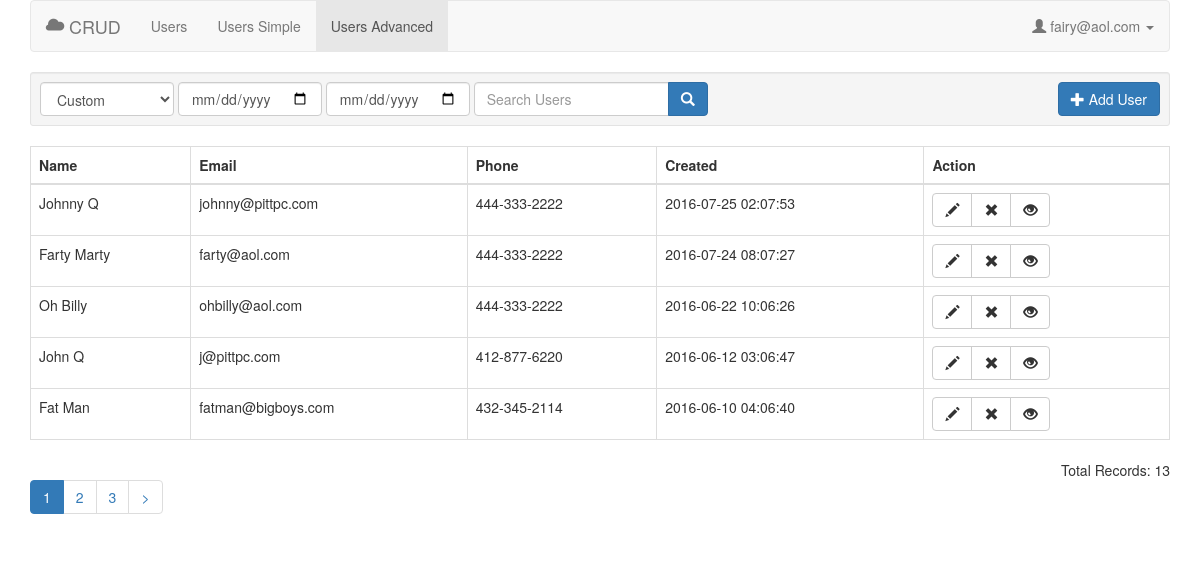
/users_advanced.php (signed in), run on the app's committed database.
### tables this page shows
CREATE TABLE `users` (
  `user_id` int(10) NOT NULL,
  `email` varchar(100) NOT NULL,
  `password` varchar(100) NOT NULL,
  `first_name` varchar(100) NOT NULL,
  `last_name` varchar(100) NOT NULL,
  `phone` varchar(10) NOT NULL,
  `avatar` varchar(200) NOT NULL,
  `user_created` int(10) NOT NULL,
  `user_modified` int(10) NOT NULL,
  `activation_code` int(10) NOT NULL
);

### config.php (called while the page is built, shortened)
<?php
	$config_date_format = "Y-m-d h:m:s";
	$config_app_name = "CRUD";
	$config_max_records_per_page = 5;
?>

### includes/check_login.php (called while the page is built, shortened)
<?php
	$session_user_id = $_SESSION['user_id'];
	$sql = mysqli_query($mysqli,"SELECT * FROM users WHERE user_id = $session_user_id");
	$row = mysqli_fetch_array($sql);
	$session_email = $row['email'];
?>

### users_advanced.php (the view, shortened to what this page needs)
<?php
	include "config.php";
	include "includes/header.php";
	include "includes/check_login.php";
	include "includes/nav.php";
    $date_from = $_GET['date_from'];
	$date_to = $_GET['date_to'];
    if(isset($_GET['page'])){
	    $page = intval($_GET['page']);
	    $record_from = (($page)-1)*$config_max_records_per_page;
	    $record_to = $config_max_records_per_page;
	}else{
		$record_from = 0;
		$record_to = $config_max_records_per_page;
	}
	if(!empty($_GET['date_from']) or !empty($_GET['date_to']) or !empty($_GET['canned_date'])){
		$date_from = $_GET['date_from'];
		$date_to = $_GET['date_to'];
		$canned_date = $_GET['canned_date'];
		if($canned_date == 'today'){
			$date_from = date("Y-m-d");
			$date_to = $date_from;
		}elseif($canned_date == "yesterday"){
			$date_from = date("Y-m-d",strtotime('yesterday'));
			$date_to = $date_from;
		}elseif($canned_date == "week_to_date"){
			$date_from = date("Y-m-d",strtotime('last monday'));
			$date_to = date("Y-m-d");
		}elseif($canned_date == "last_week"){
			$date_from = date("Y-m-d",strtotime('last week'));
			$date_to = date("Y-m-d",strtotime('last week + 7 days'));
		}elseif($canned_date == "month_to_date"){
			$date_from = date("Y-m-d",strtotime('first day of this month'));
			$date_to = date("Y-m-d");
		}elseif($canned_date == "last_month"){
			$date_from = date("Y-m-d",strtotime('first day of last month'));
			$date_to = date("Y-m-d",strtotime('last day of last month'));
		}elseif($canned_date == "year_to_date"){
			$date_from = date("Y-m-d",strtotime('first day of january this year'));
			$date_to = date("Y-m-d");
		}elseif($canned_date == "last_year"){
			$date_from = date("Y-m-d",strtotime('first day of january last year'));
			$date_to = date("Y-m-d",strtotime('last day of december last year'));
		}
		$sql = mysqli_query($mysqli,"SELECT SQL_CALC_FOUND_ROWS * FROM users WHERE email LIKE '%$query%' AND user_created BETWEEN UNIX_TIMESTAMP('$date_from') AND UNIX_TIMESTAMP('$date_to 23:59:59') ORDER BY user_id DESC LIMIT $record_from, $record_to");
	}else{
		$sql = mysqli_query($mysqli,"SELECT SQL_CALC_FOUND_ROWS * FROM users WHERE email LIKE '%$query%'
		   				OR last_name LIKE '%$query%'
		   				OR first_name LIKE '%$query%'
		   				OR CONCAT(first_name,' ',last_name) LIKE '%$query%'
		   				OR phone LIKE '%$query%'
		   				ORDER BY user_id DESC
		   				LIMIT $record_from, $record_to");
	}
	$num_rows = mysqli_fetch_row(mysqli_query($mysqli,"SELECT FOUND_ROWS()"));
	$total_found_rows = $num_rows[0];
?>
<form class="well well-sm form-inline" autocomplete="off">
	<div class="row">
		<div class="col-sm-10 col-xs-8">
			<select class="form-control" name="canned_date">
				<option>Custom</option>
			</select>
			<input type="date" class="form-control" name="date_from" value="<?php if(isset($date_from)){echo $date_from;} ?>" placeholder="Date From">
			<input type="date" class="form-control" name="date_to" value="<?php if(isset($date_to)){echo $date_to;} ?>" placeholder="Date To">
			<div class="input-group">
				<input type="text" class="form-control" name="query" value="<?php if(isset($query)){echo $query;} ?>" placeholder="Search Users">
				<span class="input-group-btn">
					<button class="btn btn-primary"><span class="glyphicon glyphicon-search"></span></button>
				</span>
			</div>
		</div>
		<div class="col-sm-2 col-xs-4">
			<a class="btn btn-primary pull-right" href='add_user.php'><span class="glyphicon glyphicon-plus"></span> Add User</a>
		</div>
	</div>
</form>
<?php
if($total_found_rows > 0) {
?>
<div class="table-responsive">
	<table class="table table-bordered table-hover">
	    <thead>
	        <tr>
	            <th>Name</th>
	            <th>Email</th>
	            <th>Phone</th>
				<th>Created</th>
				<th>Action</th>
			</tr>
		</thead>
	    <tbody>
	        <?php
				while($row = mysqli_fetch_array($sql)){
	                $user_id = $row['user_id'];
	                $first_name = $row['first_name'];
	                $last_name = $row['last_name'];
	                $email = $row['email'];
	                $phone = $row['phone'];
	                if(strlen($phone)>2){ $phone = substr($row['phone'],0,3)."-".substr($row['phone'],3,3)."-".substr($row['phone'],6,4);}
	                $user_created = date($config_date_format,$row['user_created']);
	                echo "
						<tr>
							<td>$first_name $last_name</td>
							<td>$email</td>
							<td>$phone</td>
							<td>$user_created</td>
							<td>
								<div class='btn-group'>
								    <a class='btn btn-default' href='edit_user.php?user_id=$user_id'><span class='glyphicon glyphicon-pencil'></span></a>
	                                <button class='btn btn-default delete_user' id='$user_id'><span class='glyphicon glyphicon-remove'></span></button>
	                                <a class='btn btn-default' href='user_details.php?user_id=$user_id'><span class='glyphicon glyphicon-eye-open'></span></a>
	                            </div>
							</td>
						</tr>
					";
				}
			?>
	    </tbody>
	</table>
</div>
<?php include("pagination.php"); ?>
<?php
	echo "<div class='pull-right'>Total Records: $total_found_rows</div>";
	}else{
		echo "<div class='alert alert-warning'>No records found.</div>";
	}
include "includes/footer.php";
?>

### includes/nav.php (shortened to what this page needs)
<nav class="navbar navbar-default">
  <div class="navbar-header">
    <a class="navbar-brand" href="index.php"><span class="glyphicon glyphicon-cloud"></span> <?php echo "$config_app_name"; ?></a>
  </div>
  <div class="collapse navbar-collapse" id="navbar-collapse">
    <ul class="nav navbar-nav">
      <li><a href="users.php">Users</a></li>
      <li><a href="users_simple.php">Users Simple</a></li>
      <li><a href="users_advanced.php">Users Advanced</a></li>
    </ul>
    <ul class="nav navbar-nav navbar-right">
      <li class="dropdown">
        <a href="#" class="dropdown-toggle" data-toggle="dropdown"><i class="glyphicon glyphicon-user"></i> <?php echo "$session_email"; ?> <b class="caret"></b></a>
      </li>
    </ul>
  </div>
</nav>

### data on the page
users: email "fairy@aol.com"
users: first_name "Johnny", last_name "Q", email "johnny@pittpc.com", phone "444-333-2222", user_created "2016-07-25 02:07:53"
users: first_name "Farty", last_name "Marty", email "farty@aol.com", phone "444-333-2222", user_created "2016-07-24 08:07:27"
users: first_name "Oh", last_name "Billy", email "ohbilly@aol.com", phone "444-333-2222", user_created "2016-06-22 10:06:26"
users: first_name "John", last_name "Q", email "j@pittpc.com", phone "412-877-6220", user_created "2016-06-12 03:06:47"
users: first_name "Fat", last_name "Man", email "fatman@bigboys.com", phone "432-345-2114", user_created "2016-06-10 04:06:40"

### other printed values
$config_app_name "CRUD"
$total_found_rows "13"
